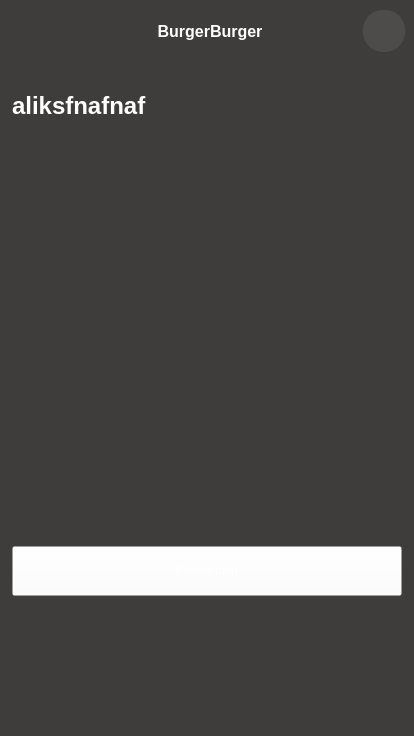
<?xml version="1.0" encoding="UTF-8"?>
<ui version="4.0">
 <class>MainWindow</class>
 <widget class="QMainWindow" name="MainWindow">
  <property name="geometry">
   <rect>
    <x>0</x>
    <y>0</y>
    <width>414</width>
    <height>736</height>
   </rect>
  </property>
  <property name="windowTitle">
   <string>MainWindow</string>
  </property>
  <widget class="QWidget" name="centralwidget">
   <property name="styleSheet">
    <string notr="true">#MainWidget{
	background-color:rgb(63, 61, 60)
}

QLabel{
	color:rgb(255, 255, 255);
}

QPushButton{
	color:rgb(255, 255, 255);
	background-color: rgba(255, 255, 255, 20);
}</string>
   </property>
   <layout class="QHBoxLayout" name="horizontalLayout">
    <property name="leftMargin">
     <number>0</number>
    </property>
    <property name="topMargin">
     <number>0</number>
    </property>
    <property name="rightMargin">
     <number>0</number>
    </property>
    <property name="bottomMargin">
     <number>0</number>
    </property>
    <item>
     <widget class="QWidget" name="MainWidget" native="true">
      <property name="styleSheet">
       <string notr="true"/>
      </property>
      <layout class="QVBoxLayout" name="verticalLayout">
       <property name="spacing">
        <number>10</number>
       </property>
       <property name="leftMargin">
        <number>0</number>
       </property>
       <property name="topMargin">
        <number>0</number>
       </property>
       <property name="rightMargin">
        <number>0</number>
       </property>
       <property name="bottomMargin">
        <number>0</number>
       </property>
       <item>
        <widget class="QWidget" name="TitleWidget" native="true">
         <property name="sizePolicy">
          <sizepolicy hsizetype="Preferred" vsizetype="Fixed">
           <horstretch>0</horstretch>
           <verstretch>0</verstretch>
          </sizepolicy>
         </property>
         <property name="minimumSize">
          <size>
           <width>0</width>
           <height>60</height>
          </size>
         </property>
         <property name="styleSheet">
          <string notr="true">QPushButton {
    border-radius: 20px;
}
</string>
         </property>
         <layout class="QHBoxLayout" name="horizontalLayout_2">
          <item>
           <widget class="QLabel" name="label_3">
            <property name="sizePolicy">
             <sizepolicy hsizetype="MinimumExpanding" vsizetype="Preferred">
              <horstretch>0</horstretch>
              <verstretch>0</verstretch>
             </sizepolicy>
            </property>
            <property name="minimumSize">
             <size>
              <width>48</width>
              <height>44</height>
             </size>
            </property>
            <property name="maximumSize">
             <size>
              <width>48</width>
              <height>44</height>
             </size>
            </property>
            <property name="font">
             <font>
              <pointsize>14</pointsize>
             </font>
            </property>
            <property name="text">
             <string/>
            </property>
            <property name="textFormat">
             <enum>Qt::AutoText</enum>
            </property>
            <property name="pixmap">
             <pixmap resource="resources.qrc">:/icons/icons/burger-svgrepo-com.png</pixmap>
            </property>
            <property name="scaledContents">
             <bool>true</bool>
            </property>
            <property name="alignment">
             <set>Qt::AlignCenter</set>
            </property>
           </widget>
          </item>
          <item>
           <widget class="QLabel" name="label">
            <property name="font">
             <font>
              <pointsize>12</pointsize>
              <weight>75</weight>
              <bold>true</bold>
             </font>
            </property>
            <property name="text">
             <string>BurgerBurger</string>
            </property>
            <property name="alignment">
             <set>Qt::AlignCenter</set>
            </property>
           </widget>
          </item>
          <item>
           <widget class="QPushButton" name="pushButton_4">
            <property name="sizePolicy">
             <sizepolicy hsizetype="Fixed" vsizetype="Fixed">
              <horstretch>0</horstretch>
              <verstretch>0</verstretch>
             </sizepolicy>
            </property>
            <property name="minimumSize">
             <size>
              <width>0</width>
              <height>0</height>
             </size>
            </property>
            <property name="maximumSize">
             <size>
              <width>42</width>
              <height>42</height>
             </size>
            </property>
            <property name="styleSheet">
             <string notr="true"/>
            </property>
            <property name="text">
             <string/>
            </property>
            <property name="icon">
             <iconset resource="resources.qrc">
              <normaloff>:/icons/icons/1564505_close_delete_exit_remove_icon.png</normaloff>:/icons/icons/1564505_close_delete_exit_remove_icon.png</iconset>
            </property>
            <property name="iconSize">
             <size>
              <width>50</width>
              <height>50</height>
             </size>
            </property>
           </widget>
          </item>
         </layout>
        </widget>
       </item>
       <item>
        <widget class="QWidget" name="Main" native="true">
         <layout class="QVBoxLayout" name="verticalLayout_2">
          <property name="spacing">
           <number>0</number>
          </property>
          <property name="leftMargin">
           <number>12</number>
          </property>
          <property name="topMargin">
           <number>0</number>
          </property>
          <property name="rightMargin">
           <number>12</number>
          </property>
          <property name="bottomMargin">
           <number>0</number>
          </property>
          <item>
           <spacer name="verticalSpacer_2">
            <property name="orientation">
             <enum>Qt::Vertical</enum>
            </property>
            <property name="sizeType">
             <enum>QSizePolicy::Fixed</enum>
            </property>
            <property name="sizeHint" stdset="0">
             <size>
              <width>20</width>
              <height>20</height>
             </size>
            </property>
           </spacer>
          </item>
          <item>
           <widget class="QWidget" name="ProductListWidget" native="true">
            <property name="sizePolicy">
             <sizepolicy hsizetype="Preferred" vsizetype="Preferred">
              <horstretch>0</horstretch>
              <verstretch>0</verstretch>
             </sizepolicy>
            </property>
            <layout class="QVBoxLayout" name="verticalLayout_3">
             <property name="spacing">
              <number>10</number>
             </property>
             <property name="leftMargin">
              <number>0</number>
             </property>
             <property name="topMargin">
              <number>0</number>
             </property>
             <property name="rightMargin">
              <number>0</number>
             </property>
             <property name="bottomMargin">
              <number>0</number>
             </property>
             <item alignment="Qt::AlignTop">
              <widget class="QLabel" name="product">
               <property name="sizePolicy">
                <sizepolicy hsizetype="Preferred" vsizetype="Fixed">
                 <horstretch>0</horstretch>
                 <verstretch>0</verstretch>
                </sizepolicy>
               </property>
               <property name="font">
                <font>
                 <pointsize>18</pointsize>
                 <weight>75</weight>
                 <bold>true</bold>
                </font>
               </property>
               <property name="text">
                <string>aliksfnafnaf</string>
               </property>
              </widget>
             </item>
            </layout>
           </widget>
          </item>
          <item>
           <spacer name="verticalSpacer_3">
            <property name="orientation">
             <enum>Qt::Vertical</enum>
            </property>
            <property name="sizeType">
             <enum>QSizePolicy::Fixed</enum>
            </property>
            <property name="sizeHint" stdset="0">
             <size>
              <width>20</width>
              <height>10</height>
             </size>
            </property>
           </spacer>
          </item>
          <item>
           <widget class="QWidget" name="Widget" native="true">
            <property name="sizePolicy">
             <sizepolicy hsizetype="Preferred" vsizetype="Fixed">
              <horstretch>0</horstretch>
              <verstretch>0</verstretch>
             </sizepolicy>
            </property>
            <property name="minimumSize">
             <size>
              <width>0</width>
              <height>0</height>
             </size>
            </property>
            <layout class="QVBoxLayout" name="verticalLayout_4">
             <property name="spacing">
              <number>0</number>
             </property>
             <property name="leftMargin">
              <number>0</number>
             </property>
             <property name="topMargin">
              <number>0</number>
             </property>
             <property name="rightMargin">
              <number>0</number>
             </property>
             <property name="bottomMargin">
              <number>0</number>
             </property>
             <item>
              <widget class="QPushButton" name="pushButton">
               <property name="minimumSize">
                <size>
                 <width>0</width>
                 <height>50</height>
                </size>
               </property>
               <property name="maximumSize">
                <size>
                 <width>16777215</width>
                 <height>50</height>
                </size>
               </property>
               <property name="text">
                <string>PushButton</string>
               </property>
              </widget>
             </item>
            </layout>
           </widget>
          </item>
          <item>
           <spacer name="verticalSpacer">
            <property name="orientation">
             <enum>Qt::Vertical</enum>
            </property>
            <property name="sizeType">
             <enum>QSizePolicy::Fixed</enum>
            </property>
            <property name="sizeHint" stdset="0">
             <size>
              <width>20</width>
              <height>140</height>
             </size>
            </property>
           </spacer>
          </item>
         </layout>
        </widget>
       </item>
      </layout>
     </widget>
    </item>
   </layout>
  </widget>
 </widget>
 <resources>
  <include location="resources.qrc"/>
 </resources>
 <connections/>
</ui>
